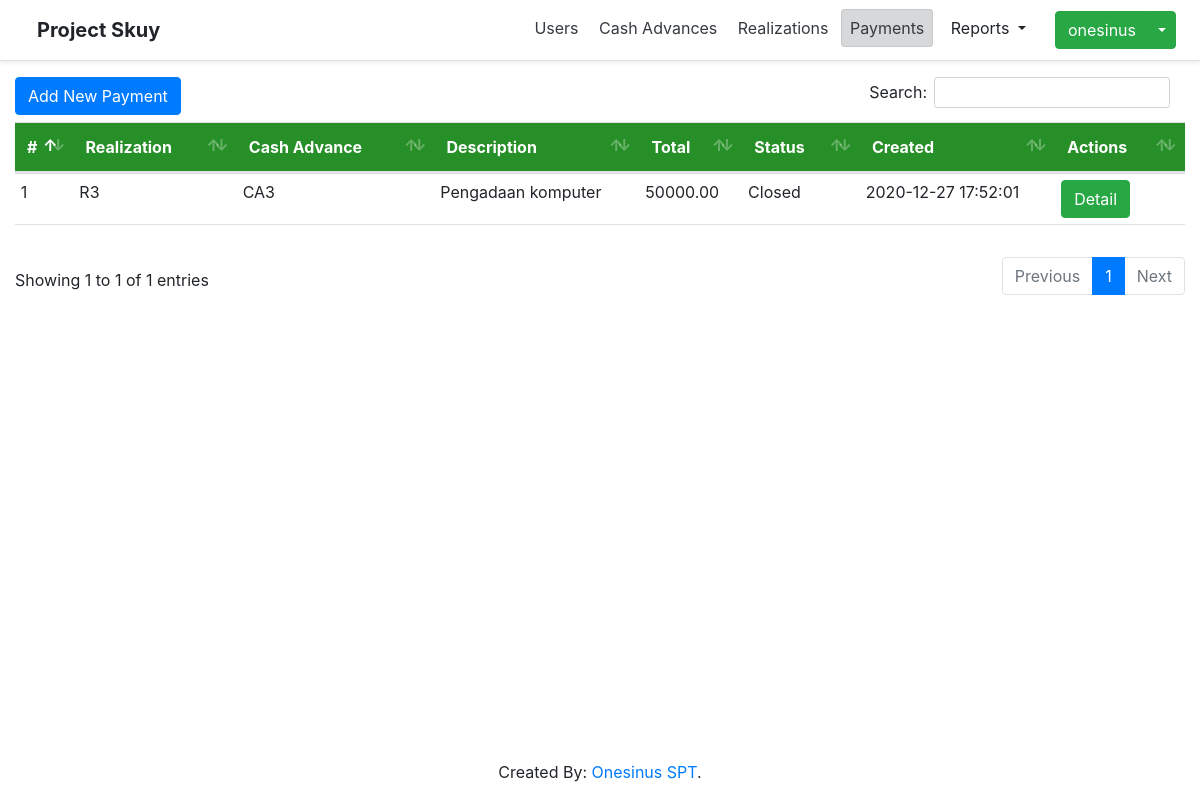
The app's page /index.php?page=payments (signed in) with its own data.
### tables this page shows
CREATE TABLE `payments` (
  `id` int(11) NOT NULL,
  `realization_id` int(11) NOT NULL,
  `payment_type` varchar(25) NOT NULL,
  `bank` varchar(25) DEFAULT NULL,
  `account_number` varchar(50) DEFAULT NULL,
  `account_name` varchar(125) DEFAULT NULL,
  `amount` decimal(16,2) NOT NULL,
  `status` varchar(10) NOT NULL,
  `created_by` int(11) NOT NULL,
  `created_date` datetime NOT NULL DEFAULT current_timestamp(),
  `updated_by` int(11) DEFAULT NULL,
  `updated_date` datetime DEFAULT NULL,
  `is_deleted` tinyint(1) NOT NULL DEFAULT 0
);

CREATE TABLE `realizations` (
  `id` int(11) NOT NULL,
  `cash_advance_id` int(11) NOT NULL,
  `doc_num` varchar(25) NOT NULL,
  `total` decimal(16,2) NOT NULL,
  `difference` decimal(16,2) NOT NULL,
  `status` varchar(10) NOT NULL,
  `created_by` int(11) NOT NULL,
  `created_date` datetime NOT NULL DEFAULT current_timestamp(),
  `updated_by` int(11) DEFAULT NULL,
  `updated_date` datetime DEFAULT NULL,
  `is_deleted` tinyint(1) NOT NULL DEFAULT 0
);

CREATE TABLE `cash_advances` (
  `id` int(11) NOT NULL,
  `doc_num` varchar(12) NOT NULL,
  `description` varchar(125) NOT NULL,
  `total` decimal(16,2) NOT NULL,
  `status` varchar(25) NOT NULL,
  `created_by` int(11) NOT NULL,
  `created_date` datetime DEFAULT current_timestamp(),
  `updated_by` int(11) DEFAULT NULL,
  `updated_date` datetime DEFAULT NULL,
  `is_deleted` tinyint(1) NOT NULL DEFAULT 0,
  `pic_name` varchar(100) NOT NULL,
  `division` varchar(100) NOT NULL,
  `is_realized` tinyint(1) NOT NULL DEFAULT 0,
  `file` varchar(100) DEFAULT NULL
);

### payments/index.php (the view, shortened to what this page needs)
<a
    href='index.php?page=payments&action=form'
    class="btn btn-primary"
    style='float: left;'
>
    Add New Payment
</a>
<table
    class="table"
>
  <thead>
    <tr>
      <th
        style='width: 5%'
      >
        #
    </th>
      <th>Realization</th>
      <th>Cash Advance</th>
      <th>Description</th>
      <th>Total</th>
      <th>Status</th>
      <th>Created</th>
      <th
      >
        Actions
    </th>
    </tr>
  </thead>
  <tbody>
      <?php
            $query = "
                SELECT
                    p.id,
                    r.doc_num realization_number,
                    ca.doc_num ca_number,
                    p.amount,
                    p.status,
                    p.created_date,
                    r.cash_advance_id,
                    ca.description
                FROM payments p
                INNER JOIN realizations r
                ON p.realization_id = r.id
                INNER JOIN cash_advances ca
                ON ca.id = r.cash_advance_id
                WHERE
                    p.is_deleted = 0
            ";
            $datas = $conn->query($query);
            if ($datas->num_rows > 0):
                $i = 0;
                while ($row = $datas->fetch_assoc()):
                    $i++;
      ?>
                <tr>
                    <td scope="row">
                        <?php echo $i ?>
                    </td>
                    <td>
                        <?php echo $row['realization_number'] ?>
                    </td>
                    <td>
                        <?php echo $row['ca_number'] ?>
                    </td>
                    <td>
                        <?php echo $row['description'] ?>
                    </td>
                    <td>
                        <?php echo $row['amount'] ?>
                    </td>
                    <td>
                        <?php echo $row['status'] ?>
                    </td>
                    <td>
                        <?php echo $row['created_date'] ?>
                    </td>
                    <td>
                        <a href='index.php?page=payments&action=detail&id=<?php echo $row["id"]; ?>' class="btn btn-success">
                            Detail
                        </a>
                    </td>
                </tr>
        <?php
                endwhile;
            endif;
        ?>
  </tbody>
  <tfoot>
    <tr>
        <th colspan='8'></th>
    </tr>
  </tfoot>
</table>

### assets/css/table.css (style rules this page uses)
table.dataTable thead tr, .table-green thead tr { background-color: #278f28; color: white; }
.table tr td { padding: 0.5%; }

### records on screen
payments: realization.doc_num "R3", cash_advances.doc_num "CA3", cash_advances.description "Pengadaan komputer", amount "50000.00", status "Closed", created_date "2020-12-27 17:52:01"

### other values on screen
$username "onesinus"
